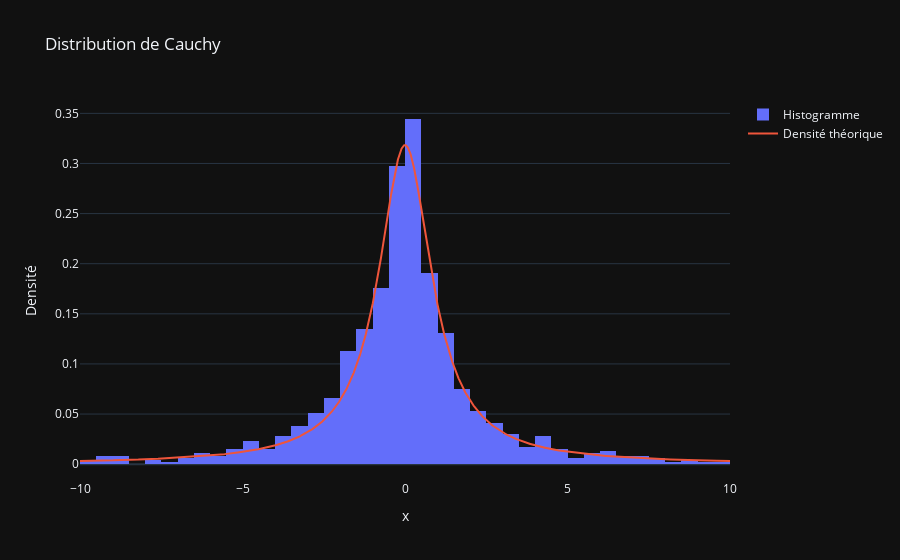

The notebook cell this image was saved under:
### Markdown cell above
---- Votre réponse ici ----

### Code cell
def generate_cauchy_samples(N):
    U = np.random.rand(N)
    # Transformée inverse
    X = np.tan(np.pi * (U - 0.5))
    return X

N=1000
cauchy_samples = generate_cauchy_samples(N)
#print(cauchy_samples)

x_cauchy = np.linspace(-10, 10, 4000)  # Choix arbitraire pour la plage de visualisation
y_cauchy = 1/(np.pi * (1 + x_cauchy**2))

fig_cauchy = go.Figure()
fig_cauchy.add_trace(go.Histogram(x=cauchy_samples, name='Histogramme', xbins=dict(start=-10, end=10, size=0.5), histnorm='probability density'))
fig_cauchy.add_trace(go.Scatter(x=x_cauchy, y=y_cauchy, mode='lines', name='Densité théorique'))
fig_cauchy.update_layout(title='Distribution de Cauchy',
                         xaxis_title='x',
                         yaxis_title='Densité',
                         xaxis_range=[-10, 10],
                         template='plotly_dark')

fig_cauchy.show();

### Figure 1 — Plotly figure (JSON) as saved in the notebook; plotly's stock layout.template omitted (floating-point values rounded to 4 significant figures; data arrays with more than 128 entries replaced by an {"elided": "..."} marker saying what was removed)
{"data": [{"histnorm": "probability density", "name": "Histogramme", "type": "histogram", "x": {"elided": "1000 float values"}, "xbins": {"end": 10, "size": 0.5, "start": -10}}, {"mode": "lines", "name": "Densité théorique", "type": "scatter", "x": {"elided": "4000 float values"}, "y": {"elided": "4000 float values"}}], "layout": {"title": {"text": "Distribution de Cauchy"}, "xaxis": {"range": [-10, 10], "title": {"text": "x"}}, "yaxis": {"title": {"text": "Densité"}}}}
